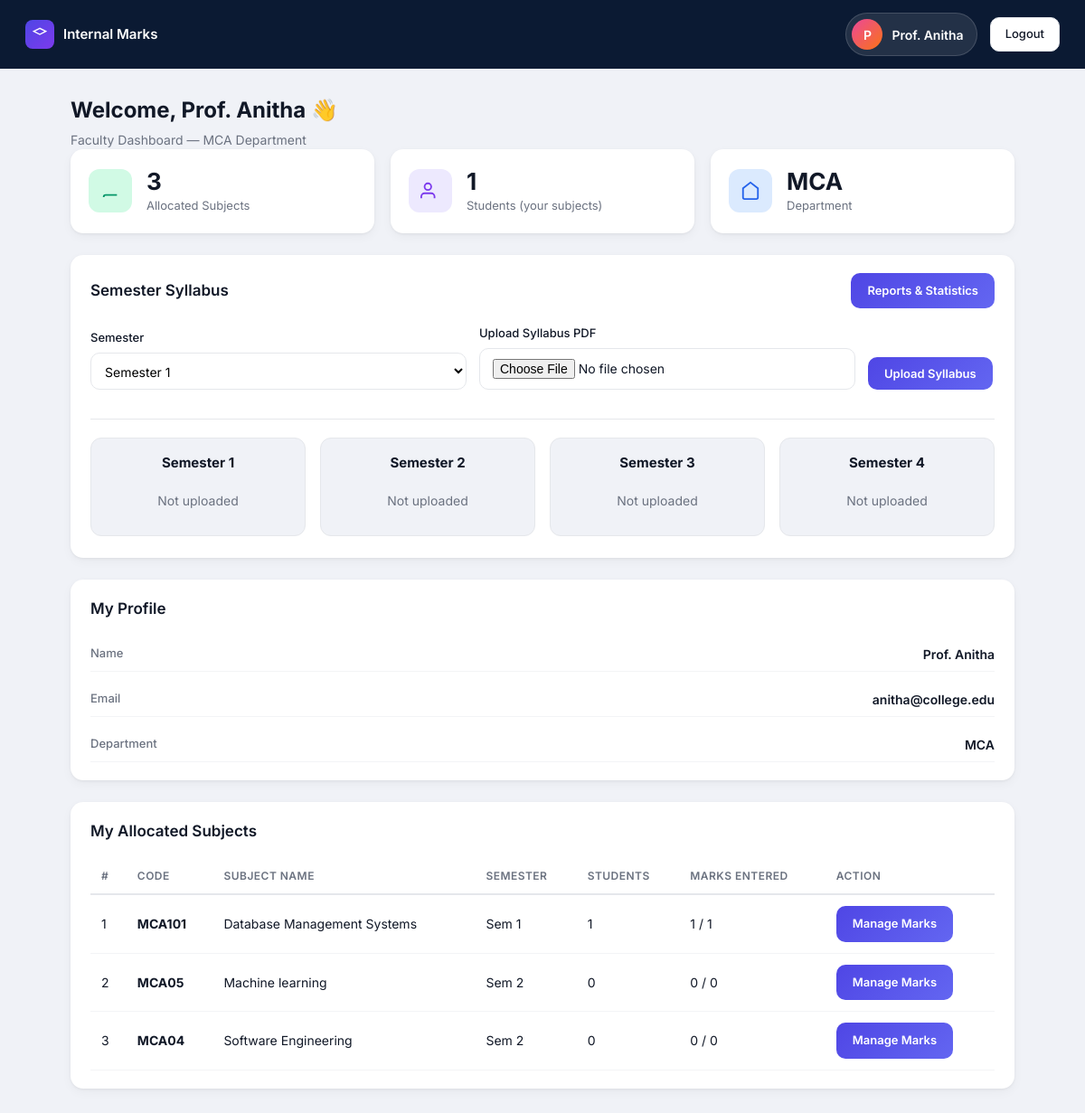
Screenshot of /faculty/dashboard (signed in) with the database file from the repository.
### tables this page shows
CREATE TABLE faculties (
            id INTEGER PRIMARY KEY AUTOINCREMENT,
            name TEXT NOT NULL,
            email TEXT UNIQUE NOT NULL,
            department TEXT NOT NULL DEFAULT 'MCA',
            password TEXT NOT NULL,
            created_at TEXT NOT NULL
        );

CREATE TABLE allocations (
            id INTEGER PRIMARY KEY AUTOINCREMENT,
            faculty_id INTEGER NOT NULL,
            subject_id INTEGER NOT NULL,
            created_at TEXT NOT NULL,
            UNIQUE(subject_id),
            FOREIGN KEY (faculty_id) REFERENCES faculties(id) ON DELETE CASCADE,
            FOREIGN KEY (subject_id) REFERENCES subjects(id) ON DELETE CASCADE
        );

CREATE TABLE subjects (
            id INTEGER PRIMARY KEY AUTOINCREMENT,
            code TEXT UNIQUE NOT NULL,
            name TEXT NOT NULL,
            semester INTEGER NOT NULL DEFAULT 1,
            department TEXT NOT NULL DEFAULT 'MCA',
            created_at TEXT NOT NULL
        , mark_type VARCHAR(32) DEFAULT 'assignments');

### app.py (the view, shortened to what this page needs)
@app.route("/faculty/dashboard", methods=["GET", "POST"])
@faculty_required
def faculty_dashboard():
    faculty = db.get_faculty_by_id(session["user_id"])
    subjects = db.get_faculty_subjects(session["user_id"])
    subject_details = []
    student_ids = set()
    for sub in subjects:
        students = db.get_students_for_subject(sub["id"])
        for s in students:
            student_ids.add(s["id"])
        subject_details.append({
            **sub,
            "student_count": len(students),
            "marks_entered": sum(1 for s in students if db.row_has_marks(s)),
        })
    syllabi = {s["semester"]: s for s in db.get_syllabi()}
    return render_template(
        "faculty_dashboard.html",
        faculty=faculty,
        subjects=subject_details,
        subject_count=len(subject_details),
        total_students=len(student_ids),
        syllabi=syllabi,
    )

### app.py (called while the page is built)
@app.context_processor
def inject_mca_config():
    return {
        "mca_semesters": db.MCA_SEMESTERS,
        "mark_field_limits": db.MARK_FIELD_LIMITS,
        "mark_types": db.MARK_TYPES,
        "pass_threshold": db.PASS_THRESHOLD,
        "final_max": db.FINAL_MAX,
    }

def faculty_required(f):
    @wraps(f)
    def decorated(*args, **kwargs):
        if not session.get("logged_in") or session.get("role") != "faculty":
            return redirect(url_for("faculty_login"))
        return f(*args, **kwargs)
    return decorated

### database.py (called while the page is built)
def normalize_mark_row(row):
    return {
        "theory_1": row.get("theory_1") if row.get("theory_1") is not None else row.get("internal_1"),
        "theory_2": row.get("theory_2") if row.get("theory_2") is not None else row.get("internal_2"),
        "assignment_1": row.get("assignment_1"),
        "assignment_2": row.get("assignment_2"),
        "skill_development": row.get("skill_development") if row.get("skill_development") is not None else row.get("project_marks"),
        "lab_1": row.get("lab_1"),
        "lab_2": row.get("lab_2"),
    }

def calculate_lab_final(lab_1, lab_2):
    if lab_1 is None or lab_2 is None:
        return None
    return round(((lab_1 + lab_2) / 2 / 100) * 50, 2)

def calculate_theory_total(theory_1, theory_2):
    if theory_1 is None and theory_2 is None:
        return None
    return round((theory_1 or 0) + (theory_2 or 0), 2)

def calculate_component_total(mark_type, assignment_1, assignment_2, skill_development):
    if mark_type == "skill_development":
        return skill_development
    if assignment_1 is None and assignment_2 is None:
        return None
    return round((assignment_1 or 0) + (assignment_2 or 0), 2)

def calculate_final_marks(theory_total, component_total, lab_final):
    sections = [value for value in (theory_total, component_total, lab_final) if value is not None]
    if not sections:
        return None
    return round(sum(sections) / len(sections), 2)

def determine_result(final_marks):
    if final_marks is None:
        return None
    return "PASS" if final_marks >= PASS_THRESHOLD else "FAIL"

def row_has_marks(row):
    data = normalize_mark_row(row)
    return any(data.get(key) is not None for key in data)

def get_faculty_by_id(faculty_id):
    stmt = select(faculties).where(faculties.c.id == faculty_id)
    with engine.connect() as conn:
        row = conn.execute(stmt).mappings().first()
    return dict(row) if row else None

### templates/faculty_dashboard.html (shortened to what this page needs)
{% extends "base.html" %}
{% from "partials/flash.html" import flash_messages %}
{% block body %}
<div class="user-layout">
    <header class="user-topbar">
        <div class="user-brand">
            <div class="brand-icon small">
                <svg viewBox="0 0 24 24" fill="none" stroke="currentColor" stroke-width="2"><path d="M12 2L2 7l10 5 10-5-10-5z"/></svg>
            </div>
            <span>Internal Marks</span>
        </div>
        <div class="user-topbar-right">
            <div class="profile-chip">
                <div class="profile-avatar">{{ faculty.name[0] }}</div>
                <span class="profile-name">{{ faculty.name }}</span>
            </div>
            <a href="{{ url_for('faculty_logout') }}" class="btn-outline-sm">Logout</a>
        </div>
    </header>
    <main class="user-main">
        <h1>Welcome, {{ faculty.name }} 👋</h1>
        <p class="page-subtitle">Faculty Dashboard — MCA Department</p>
        <section class="stats-row three-col">
            <div class="stat-card">
                <div class="stat-icon green">
                    <svg viewBox="0 0 24 24" fill="none" stroke="currentColor" stroke-width="2"><path d="M4 19.5A2.5 2.5 0 0 1 6.5 17H20"/></svg>
                </div>
                <div class="stat-info">
                    <span class="stat-value">{{ subject_count }}</span>
                    <span class="stat-label">Allocated Subjects</span>
                </div>
            </div>
            <div class="stat-card">
                <div class="stat-icon purple">
                    <svg viewBox="0 0 24 24" fill="none" stroke="currentColor" stroke-width="2"><path d="M17 21v-2a4 4 0 0 0-4-4H5a4 4 0 0 0-4 4v2"/><circle cx="9" cy="7" r="4"/></svg>
                </div>
                <div class="stat-info">
                    <span class="stat-value">{{ total_students }}</span>
                    <span class="stat-label">Students (your subjects)</span>
                </div>
            </div>
            <div class="stat-card">
                <div class="stat-icon blue">
                    <svg viewBox="0 0 24 24" fill="none" stroke="currentColor" stroke-width="2"><path d="M3 9l9-7 9 7v11a2 2 0 0 1-2 2H5a2 2 0 0 1-2-2z"/></svg>
                </div>
                <div class="stat-info">
                    <span class="stat-value">{{ faculty.department }}</span>
                    <span class="stat-label">Department</span>
                </div>
            </div>
        </section>
        <section class="panel">
            <div class="panel-header">
                <h2>Semester Syllabus</h2>
                <a href="{{ url_for('faculty_reports') }}" class="btn-primary-sm link-btn">Reports & Statistics</a>
            </div>
            <form method="POST" enctype="multipart/form-data" class="inline-form syllabus-upload-form">
                <div class="form-row">
                    <div class="form-group">
                        <label>Semester</label>
                        <select name="semester">
                            {% for s in range(1, mca_semesters + 1) %}
                            <option value="{{ s }}">Semester {{ s }}</option>
                            {% endfor %}
                        </select>
                    </div>
                    <div class="form-group">
                        <label>Upload Syllabus PDF</label>
                        <input type="file" name="pdf_file" accept=".pdf" required>
                    </div>
                    <div class="form-group form-action">
                        <label>&nbsp;</label>
                        <button type="submit" class="btn-primary-sm">Upload Syllabus</button>
                    </div>
                </div>
            </form>
            <div class="syllabus-grid compact">
                {% for sem in range(1, mca_semesters + 1) %}
                <div class="syllabus-card compact">
                    <h3>Semester {{ sem }}</h3>
                    {% if syllabi.get(sem) %}
                    <p class="syllabus-meta">{{ syllabi[sem].original_name }}</p>
                    <a href="{{ url_for('syllabus_file', semester=sem) }}" target="_blank" class="btn-primary-sm link-btn">View PDF</a>
                    {% else %}
                    <p class="empty-text">Not uploaded</p>
                    {% endif %}
                </div>
                {% endfor %}
            </div>
        </section>
        <section class="panel">
            <div class="panel-header"><h2>My Profile</h2></div>
            <div class="profile-details">
                <div class="detail-row">
                    <span class="detail-label">Name</span>
                    <span class="detail-value">{{ faculty.name }}</span>
                </div>
                <div class="detail-row">
                    <span class="detail-label">Email</span>
                    <span class="detail-value">{{ faculty.email }}</span>
                </div>
                <div class="detail-row">
                    <span class="detail-label">Department</span>
                    <span class="detail-value">{{ faculty.department }}</span>
                </div>
            </div>
        </section>
        <section class="panel">
            <div class="panel-header"><h2>My Allocated Subjects</h2></div>
            {% if subjects %}
            <div class="table-wrap">
                <table class="data-table">
                    <thead>
                        <tr>
                            <th>#</th>
                            <th>Code</th>
                            <th>Subject Name</th>
                            <th>Semester</th>
                            <th>Students</th>
                            <th>Marks Entered</th>
                            <th>Action</th>
                        </tr>
                    </thead>
                    <tbody>
                        {% for sub in subjects %}
                        <tr>
                            <td>{{ loop.index }}</td>
                            <td><strong>{{ sub.code }}</strong></td>
                            <td>{{ sub.name }}</td>
                            <td>Sem {{ sub.semester }}</td>
                            <td>{{ sub.student_count }}</td>
                            <td>{{ sub.marks_entered }} / {{ sub.student_count }}</td>
                            <td>
                                <a href="{{ url_for('faculty_subject_marks', subject_id=sub.id) }}" class="btn-primary-sm link-btn">Manage Marks</a>
                            </td>
                        </tr>
                        {% endfor %}
                    </tbody>
                </table>
            </div>
            {% else %}
            <p class="empty-text">No subjects allocated to you yet. Contact admin to assign subjects.</p>
            {% endif %}
        </section>
    </main>
</div>
{% endblock %}

### rows the page displays
faculties: name "P", name "Prof. Anitha", department "MCA", email "anitha@college.edu"
allocations: code "MCA101", name "Database Management Systems", semester "1", student_count "1", marks_entered "1"
allocations: code "MCA05", name "Machine learning", semester "2", student_count "0", marks_entered "0"
allocations: code "MCA04", name "Software Engineering", semester "2", student_count "0", marks_entered "0"

### other values shown
{{ subject_count }} "3"
{{ total_students }} "1"
{{ sem }} "1" "2" "3" "4"
